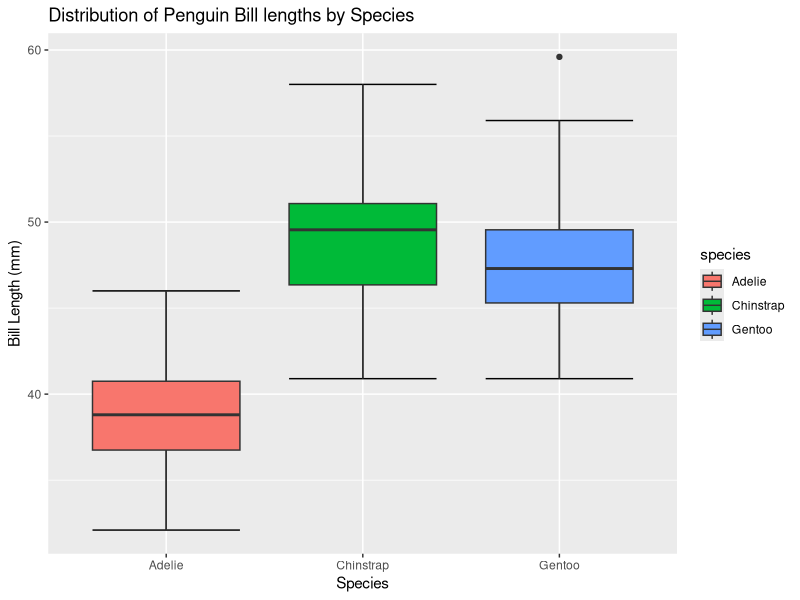
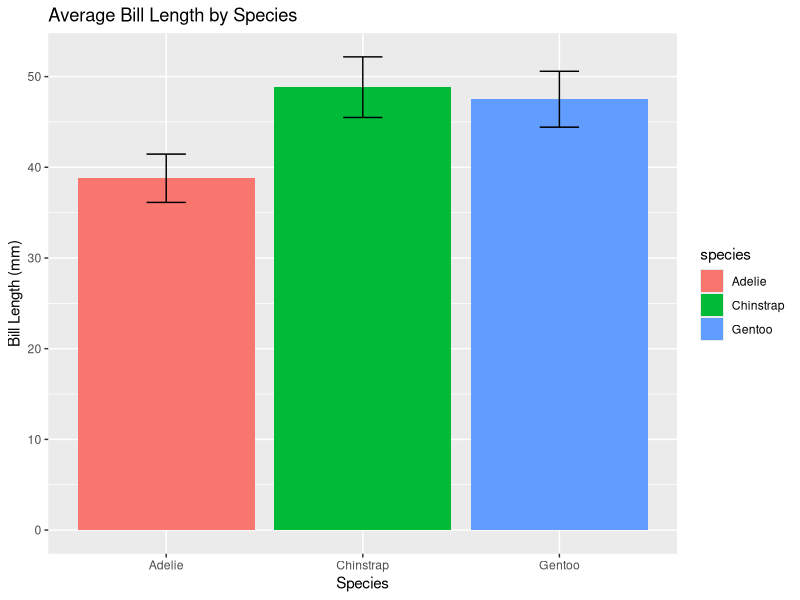
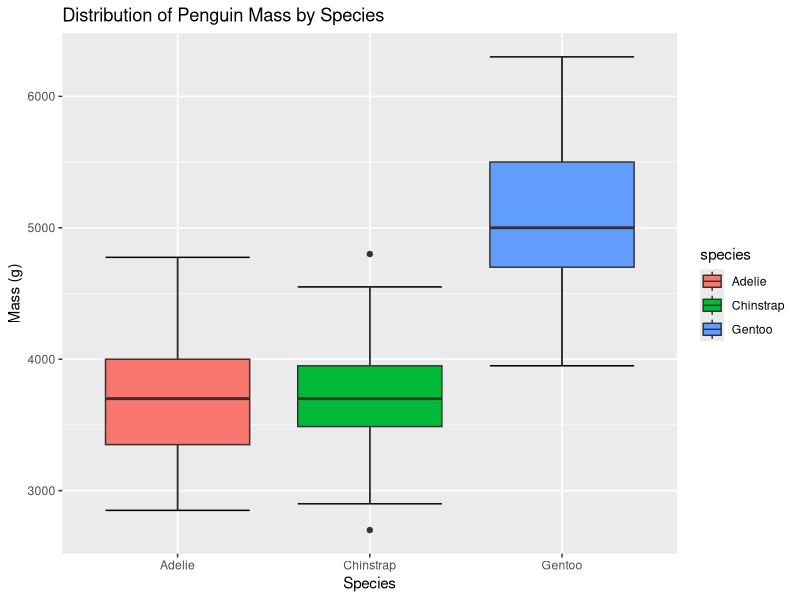
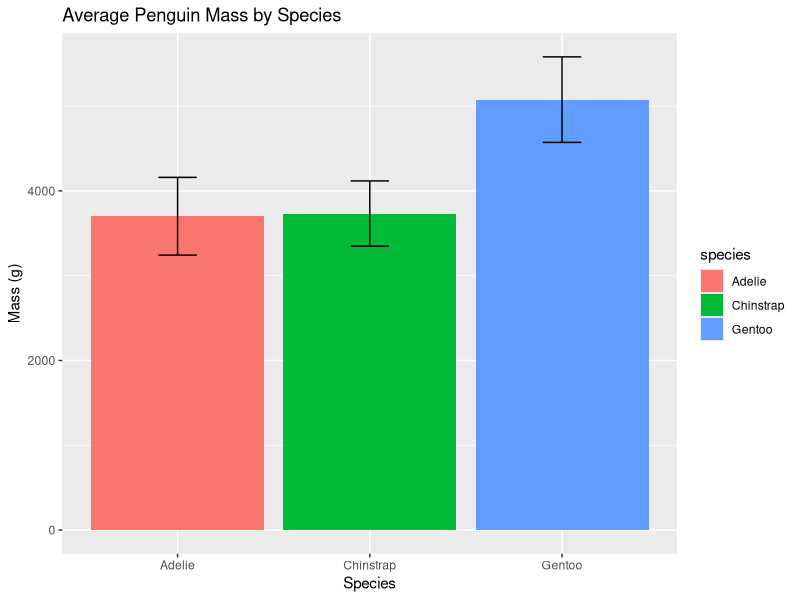

The R script that drew these images, in order:
## ---- chunk 1
library(tidyverse)

library(palmerpenguins)

penguins<-palmerpenguins::penguins

penguins



## ---- chunk 2

ggplot(data=penguins, mapping=aes(x=species, y=bill_length_mm, fill=species))+
  stat_boxplot(geom="errorbar")+
  geom_boxplot()+
  labs(title="Distribution of Penguin Bill lengths by Species",
       x="Species", 
       y="Bill Length (mm)")



## ---- chunk 3

groupedBillLength<- penguins %>% 
  group_by(species) %>%
  summarize(avgBillLength=mean(bill_length_mm, na.rm=TRUE), 
            sdBillLength=sd(bill_length_mm, na.rm=TRUE))

groupedBillLength

ggplot(data=groupedBillLength, mapping=aes(x=species, y=avgBillLength, fill=species))+
  geom_bar(stat="identity")+
  geom_errorbar(mapping=aes(ymin=avgBillLength-sdBillLength, 
                            ymax=avgBillLength+sdBillLength), 
                width=0.2)+
  labs(title="Average Bill Length by Species", 
       x="Species", 
       y="Bill Length (mm)")


## ---- chunk 4
# create box plot below

ggplot(data=penguins, mapping=aes(x=species, y=body_mass_g, fill=species))+
  stat_boxplot(geom="errorbar")+
  geom_boxplot()+
  labs(title="Distribution of Penguin Mass by Species",
       x="Species", y="Mass (g)")


## ---- chunk 5
# create bar plot below

groupedMass<- penguins %>% 
  group_by(species) %>%
  summarize(avgMass=mean(body_mass_g, na.rm=TRUE), 
            sdMass=sd(body_mass_g, na.rm=TRUE))

groupedMass

ggplot(data=groupedMass, mapping=aes(x=species, y=avgMass, fill=species))+
  geom_bar(stat="identity")+
  geom_errorbar(mapping=aes(ymin=avgMass-sdMass, 
                            ymax=avgMass+sdMass), 
                width=0.2)+
  labs(title="Average Penguin Mass by Species", 
       x="Species", 
       y="Mass (g)")




